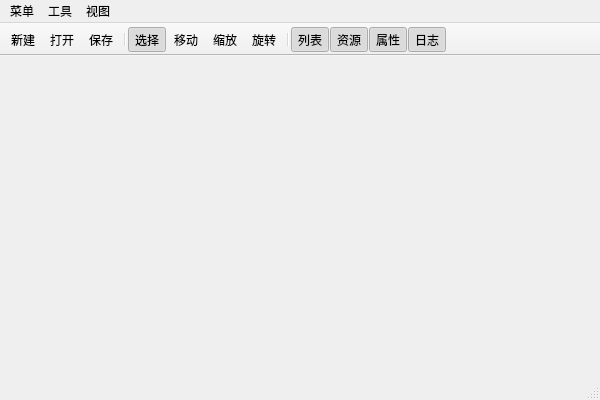
<?xml version="1.0" encoding="UTF-8"?>
<ui version="4.0">
 <class>MyMapEditorClass</class>
 <widget class="QMainWindow" name="MyMapEditorClass">
  <property name="geometry">
   <rect>
    <x>0</x>
    <y>0</y>
    <width>600</width>
    <height>400</height>
   </rect>
  </property>
  <property name="windowTitle">
   <string>地图编辑器</string>
  </property>
  <widget class="QWidget" name="centralWidget"/>
  <widget class="QMenuBar" name="menuBar">
   <property name="geometry">
    <rect>
     <x>0</x>
     <y>0</y>
     <width>600</width>
     <height>23</height>
    </rect>
   </property>
   <widget class="QMenu" name="menu">
    <property name="title">
     <string>菜单</string>
    </property>
    <addaction name="mActionNew"/>
    <addaction name="separator"/>
    <addaction name="mActionOpen"/>
    <addaction name="mActionSave"/>
    <addaction name="separator"/>
    <addaction name="mActionExit"/>
   </widget>
   <widget class="QMenu" name="menu_2">
    <property name="title">
     <string>工具</string>
    </property>
    <addaction name="mActionSelect"/>
    <addaction name="mActionMove"/>
    <addaction name="mActionScale"/>
    <addaction name="mActionRotate"/>
    <addaction name="separator"/>
    <addaction name="mActionUp"/>
    <addaction name="mActionNext"/>
   </widget>
   <widget class="QMenu" name="menu_3">
    <property name="title">
     <string>视图</string>
    </property>
    <addaction name="mActionList"/>
    <addaction name="separator"/>
    <addaction name="mActionResource"/>
    <addaction name="mActionProperty"/>
    <addaction name="separator"/>
    <addaction name="mActionLog"/>
   </widget>
   <addaction name="menu"/>
   <addaction name="menu_2"/>
   <addaction name="menu_3"/>
  </widget>
  <widget class="QToolBar" name="mainToolBar">
   <property name="movable">
    <bool>false</bool>
   </property>
   <attribute name="toolBarArea">
    <enum>TopToolBarArea</enum>
   </attribute>
   <attribute name="toolBarBreak">
    <bool>false</bool>
   </attribute>
   <addaction name="mActionNew"/>
   <addaction name="mActionOpen"/>
   <addaction name="mActionSave"/>
   <addaction name="separator"/>
   <addaction name="mActionSelect"/>
   <addaction name="mActionMove"/>
   <addaction name="mActionScale"/>
   <addaction name="mActionRotate"/>
   <addaction name="separator"/>
   <addaction name="mActionList"/>
   <addaction name="mActionResource"/>
   <addaction name="mActionProperty"/>
   <addaction name="mActionLog"/>
  </widget>
  <widget class="QStatusBar" name="statusBar"/>
  <action name="mActionNew">
   <property name="checkable">
    <bool>false</bool>
   </property>
   <property name="icon">
    <iconset resource="mymapeditor.qrc">
     <normaloff>:/File/filenew.svg</normaloff>:/File/filenew.svg</iconset>
   </property>
   <property name="text">
    <string>新建</string>
   </property>
  </action>
  <action name="mActionOpen">
   <property name="checkable">
    <bool>false</bool>
   </property>
   <property name="icon">
    <iconset resource="mymapeditor.qrc">
     <normaloff>:/File/fileopen.svg</normaloff>:/File/fileopen.svg</iconset>
   </property>
   <property name="text">
    <string>打开</string>
   </property>
  </action>
  <action name="mActionSave">
   <property name="checkable">
    <bool>false</bool>
   </property>
   <property name="icon">
    <iconset resource="mymapeditor.qrc">
     <normaloff>:/File/filesave.svg</normaloff>:/File/filesave.svg</iconset>
   </property>
   <property name="text">
    <string>保存</string>
   </property>
  </action>
  <action name="mActionExit">
   <property name="checkable">
    <bool>true</bool>
   </property>
   <property name="icon">
    <iconset resource="mymapeditor.qrc">
     <normaloff>:/File/exit.svg</normaloff>:/File/exit.svg</iconset>
   </property>
   <property name="text">
    <string>退出</string>
   </property>
  </action>
  <action name="mActionSelect">
   <property name="checkable">
    <bool>true</bool>
   </property>
   <property name="checked">
    <bool>true</bool>
   </property>
   <property name="icon">
    <iconset resource="mymapeditor.qrc">
     <normaloff>:/Tool/select.svg</normaloff>:/Tool/select.svg</iconset>
   </property>
   <property name="text">
    <string>选择</string>
   </property>
  </action>
  <action name="mActionMove">
   <property name="checkable">
    <bool>true</bool>
   </property>
   <property name="icon">
    <iconset resource="mymapeditor.qrc">
     <normaloff>:/Tool/move.svg</normaloff>:/Tool/move.svg</iconset>
   </property>
   <property name="text">
    <string>移动</string>
   </property>
  </action>
  <action name="mActionScale">
   <property name="checkable">
    <bool>true</bool>
   </property>
   <property name="icon">
    <iconset resource="mymapeditor.qrc">
     <normaloff>:/Tool/scale.svg</normaloff>:/Tool/scale.svg</iconset>
   </property>
   <property name="text">
    <string>缩放</string>
   </property>
  </action>
  <action name="mActionRotate">
   <property name="checkable">
    <bool>true</bool>
   </property>
   <property name="checked">
    <bool>false</bool>
   </property>
   <property name="icon">
    <iconset resource="mymapeditor.qrc">
     <normaloff>:/Tool/rotate.svg</normaloff>:/Tool/rotate.svg</iconset>
   </property>
   <property name="text">
    <string>旋转</string>
   </property>
  </action>
  <action name="mActionUp">
   <property name="checkable">
    <bool>false</bool>
   </property>
   <property name="text">
    <string>上一步</string>
   </property>
  </action>
  <action name="mActionNext">
   <property name="text">
    <string>下一步</string>
   </property>
  </action>
  <action name="mActionList">
   <property name="checkable">
    <bool>true</bool>
   </property>
   <property name="checked">
    <bool>true</bool>
   </property>
   <property name="icon">
    <iconset resource="mymapeditor.qrc">
     <normaloff>:/View/scene.svg</normaloff>:/View/scene.svg</iconset>
   </property>
   <property name="text">
    <string>列表</string>
   </property>
  </action>
  <action name="mActionResource">
   <property name="checkable">
    <bool>true</bool>
   </property>
   <property name="checked">
    <bool>true</bool>
   </property>
   <property name="icon">
    <iconset resource="mymapeditor.qrc">
     <normaloff>:/View/entity.svg</normaloff>:/View/entity.svg</iconset>
   </property>
   <property name="text">
    <string>资源</string>
   </property>
  </action>
  <action name="mActionProperty">
   <property name="checkable">
    <bool>true</bool>
   </property>
   <property name="checked">
    <bool>true</bool>
   </property>
   <property name="icon">
    <iconset resource="mymapeditor.qrc">
     <normaloff>:/View/properties.svg</normaloff>:/View/properties.svg</iconset>
   </property>
   <property name="text">
    <string>属性</string>
   </property>
  </action>
  <action name="mActionLog">
   <property name="checkable">
    <bool>true</bool>
   </property>
   <property name="checked">
    <bool>true</bool>
   </property>
   <property name="icon">
    <iconset resource="mymapeditor.qrc">
     <normaloff>:/View/info.svg</normaloff>:/View/info.svg</iconset>
   </property>
   <property name="text">
    <string>日志</string>
   </property>
  </action>
 </widget>
 <layoutdefault spacing="6" margin="11"/>
 <resources>
  <include location="mymapeditor.qrc"/>
 </resources>
 <connections/>
</ui>
